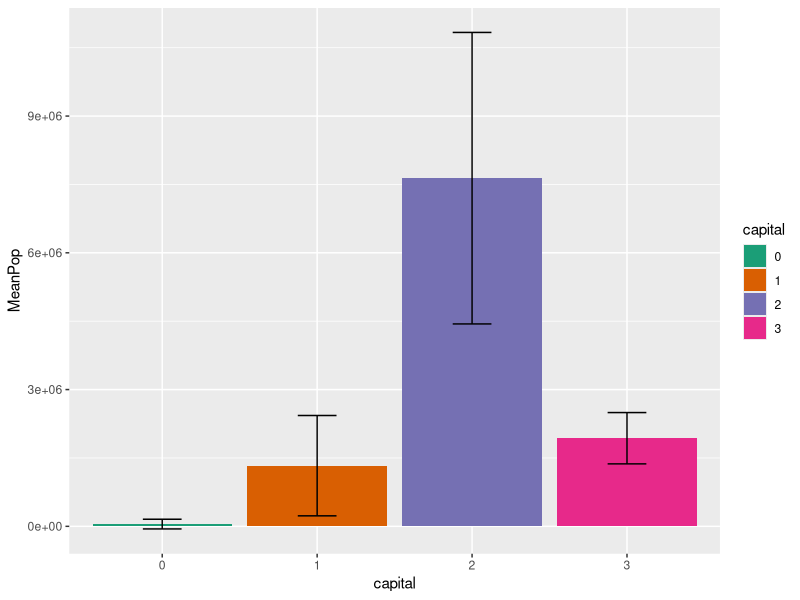
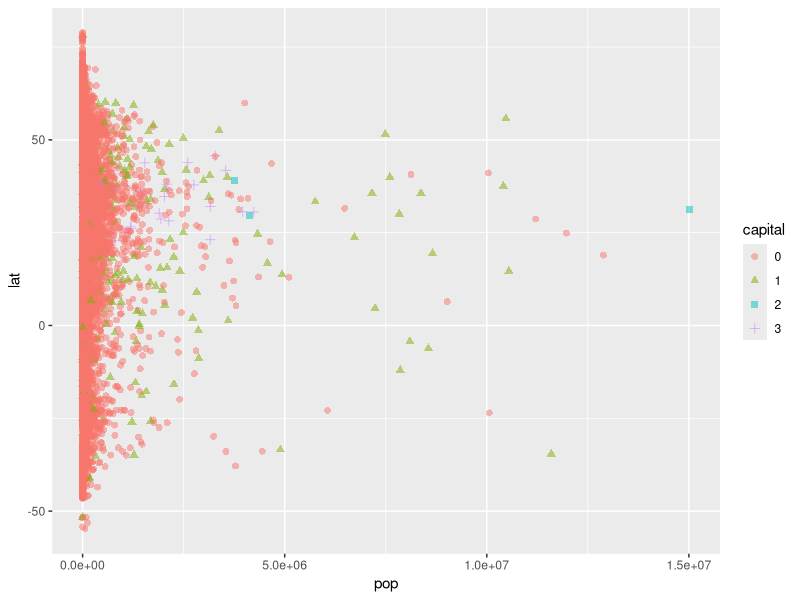
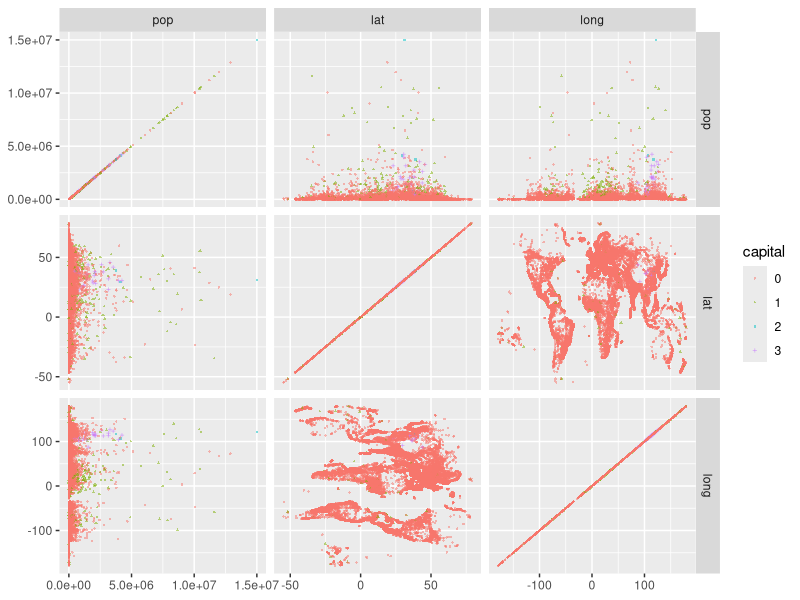
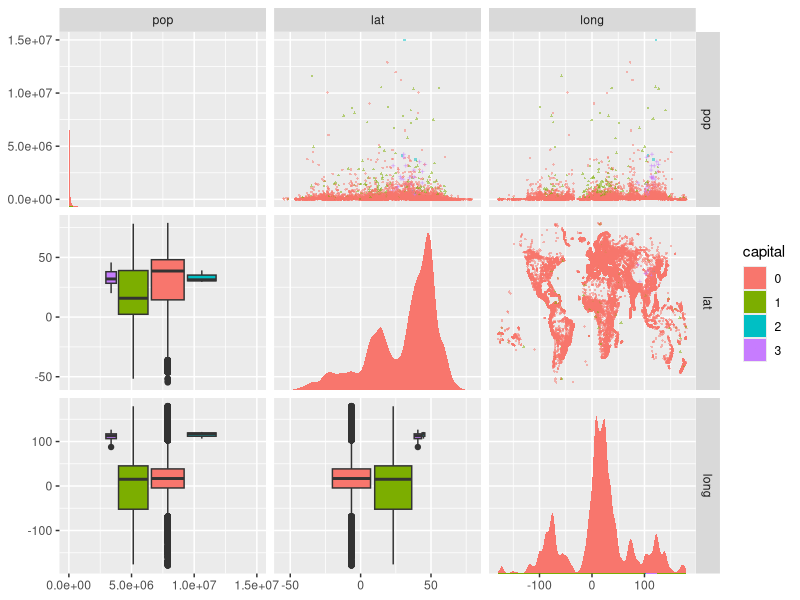
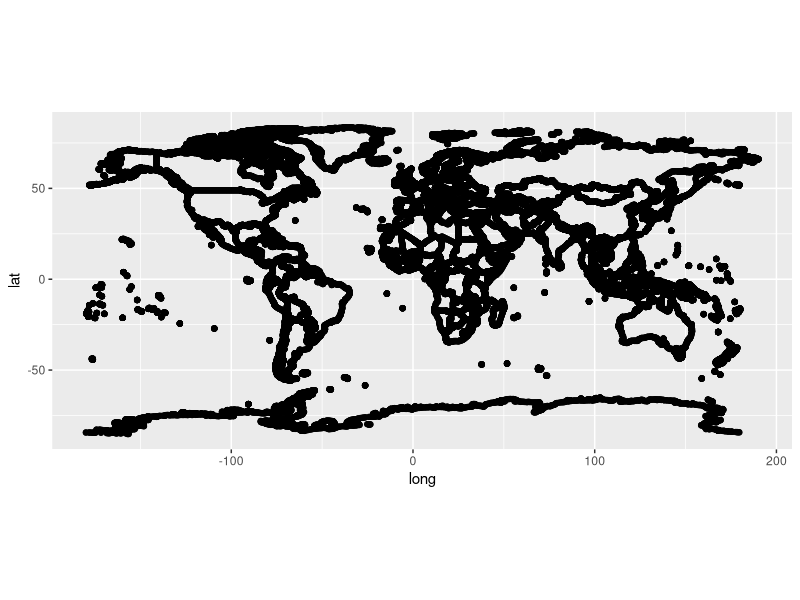
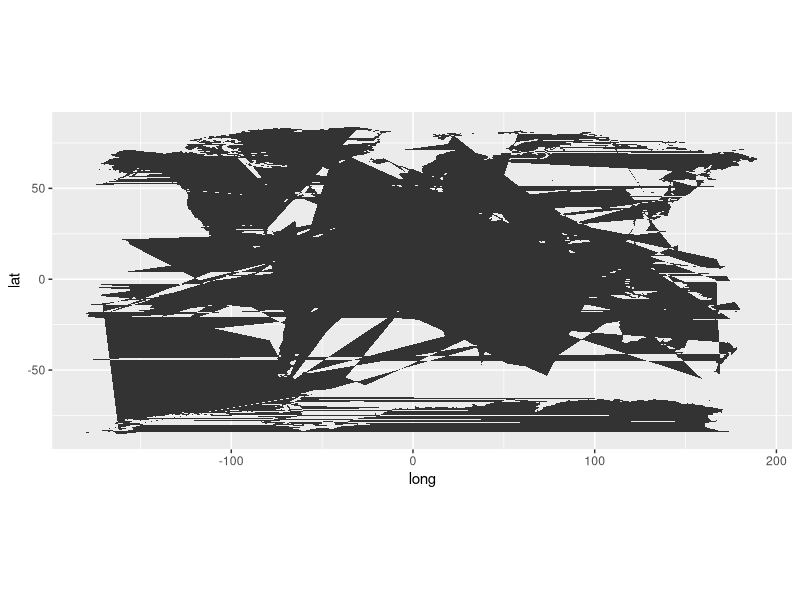
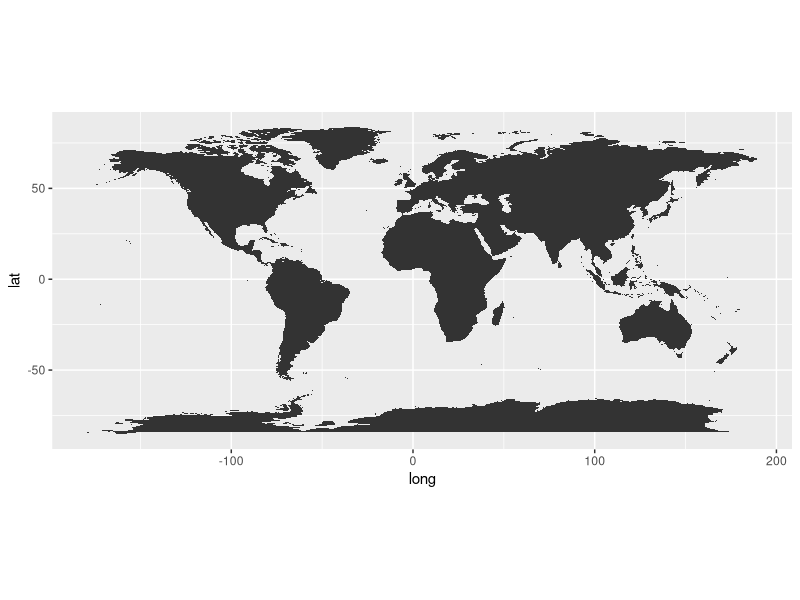
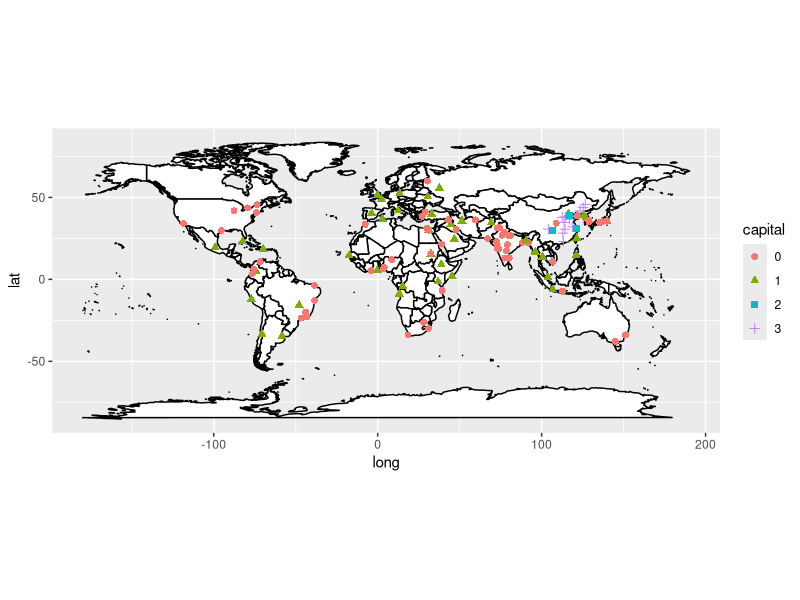

The R source for these figures, in order:
library("tidyverse")
library("ggforce")
library("maps")

# view the documentation for the data set
# note that 0 is a non-capital, 1 is a capital city, and 2 and 3 are special types of cities in China
? world.cities

# get the data for cities of the world
# this data is available via the maps package
cities <- as_tibble(world.cities)

# convert the capital column to the factor type
cities <- cities %>% mutate(capital = as.factor(capital))
cities 

# generate stats for the average population and standard deviation based on capital status
city_stats <- cities %>% group_by(capital) %>%
  summarize(MeanPop = mean(pop), SDPop = sd(pop))
city_stats

# generate a bar plot that displays the average population statistics
# additionally, add error bars and set the fill palette
# if capital was not the factor type, scale_fill_brewer() would not work
ggplot(city_stats, aes(x = capital, y = MeanPop, fill = capital)) +
  geom_col() +
  geom_errorbar(aes(x = capital, 
                    ymin = MeanPop - SDPop/2, 
                    ymax = MeanPop + SDPop/2), 
                width = 0.25) +
  scale_fill_brewer(palette = "Dark2")

# create a scatter plot comparing population and longitude
ggplot(cities, 
       aes(x = pop, y = lat, color = capital, shape = capital)) +
  geom_point(size = 2, alpha = .5)

# create a facet matrix comparing population, longitude, and latitude
ggplot(cities, aes(x = .panel_x, y = .panel_y, color = capital, shape = capital)) +
  geom_point(size = .5, alpha = .5) +
  facet_matrix(vars(pop, lat, long))

# create a facet matrix comparing population, longitude, and latitude
# three types of graphs
ggplot(cities, aes(x = .panel_x, y = .panel_y)) +
  geom_boxplot(aes(fill = capital)) +
  geom_autodensity(aes(fill = capital)) +
  geom_point(aes(color = capital, shape = capital), size = .5, alpha = .5) +
  facet_matrix(vars(pop, lat, long),
               layer.lower = 1, 
               layer.diag = 2, 
               layer.upper = 3)



# view the data for the world map
map_data("world")

# plot the world as a scatter plot
# note that it takes a little while to render
ggplot(map_data("world"), aes(x = long, y = lat)) + 
  geom_point() + 
  coord_fixed()

# plot the world as polygons. What happened?
ggplot(map_data("world"), aes(x = long, y = lat)) + 
  geom_polygon() + 
  coord_fixed()

# plot the world, but this time set group to the group column
# this keeps the country polygons individual instead of turning into one big polygon
ggplot(map_data("world"), aes(x = long, y = lat, group = group)) + 
  geom_polygon() + 
  coord_fixed()


# plot cities with large populations on the map of the world
ggplot() + 
  geom_polygon(data = map_data("world"), 
               aes(x = long, y = lat, group = group), 
               fill = "white", color = "black") + 
  geom_point(data = filter(cities, pop > 2000000), 
             aes(x = long, y = lat, shape = capital, color = capital), 
             size = 2) +
  coord_fixed()

# plot all cities on the map of the world
ggplot() + 
  geom_polygon(data = map_data("world"), 
               aes(x = long, y = lat, group = group), 
               fill = "white", color = "black") + 
  geom_point(data = cities, 
             aes(x = long, y = lat, shape = capital, color = capital, 
                 alpha = pop, size = pop)) +
  coord_fixed()

# zoom in on the Pacific Ocean to view the cities there
ggplot() + 
  geom_polygon(data = map_data("world"), 
               aes(x = long, y = lat, group = group), 
               fill = "white", color = "black") + 
  geom_point(data = cities, 
             aes(x = long, y = lat, shape = capital, color = capital, 
                 alpha = pop, size = pop)) +
  facet_zoom(xlim = c(-175,-135), ylim = c(-25,-5), zoom.size = 2)

# use coord_cartesian() instead of facet_zoom()
# customize labels and legend
ggplot() + 
  geom_polygon(data = map_data("world"), 
               aes(x = long, y = lat, group = group), 
               fill = "white", color = "black") + 
  geom_point(data = cities, 
             aes(x = long, y = lat, shape = capital, color = capital, 
                 alpha = pop, size = pop)) +
  coord_cartesian(xlim = c(-175,-135), ylim = c(-25,-5)) +
  labs(title = "Pacific Islands", x = "Longitude", y = "Latitude") +
  guides(size = guide_legend(title = "Population"), 
         alpha = guide_legend(title = "Population"),
         color = guide_legend(title = "City Type"), 
         shape = guide_legend(title = "City Type")) +
  theme(panel.background = element_rect(fill = "lightblue"))
  

# View the documentation for the theme() function
? theme

# View the documentation for the element_rect() function
? element_rect

